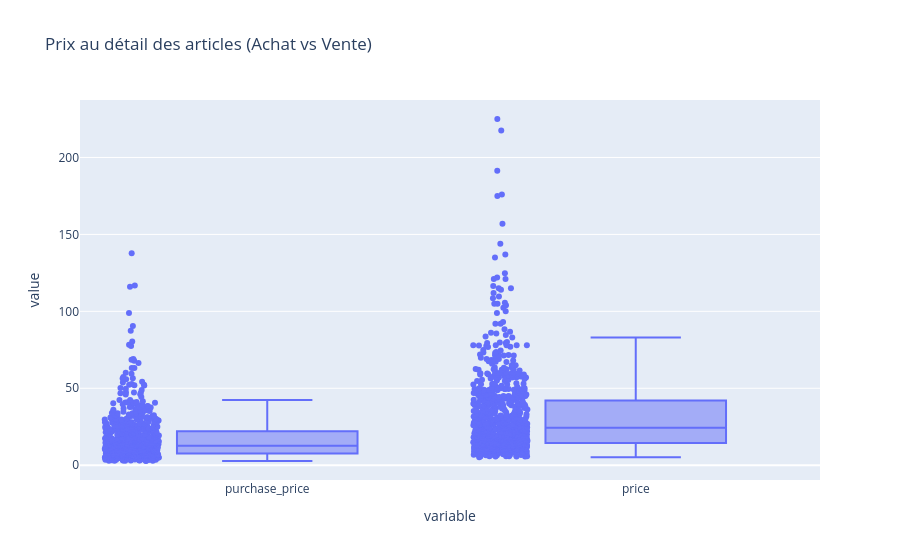

This figure's notebook cell:
### Code cell
fig_tot_ex = px.box(total_df, y=["purchase_price", "price"], 
             points="all",  # Mostra tutti i punti accanto alla scatola
             title="Prix au détail des articles (Achat vs Vente)")
fig_tot_ex.show()

### Figure 1 — Plotly figure (JSON) as saved in the notebook; plotly's stock layout.template omitted (floating-point values rounded to 4 significant figures; data arrays with more than 128 entries replaced by an {"elided": "..."} marker saying what was removed)
{"data": [{"alignmentgroup": "True", "boxpoints": "all", "hovertemplate": "variable=%{x}<br>value=%{y}<extra></extra>", "legendgroup": "", "marker": {"color": "#636efa"}, "name": "", "notched": false, "offsetgroup": "", "orientation": "v", "showlegend": false, "type": "box", "x": {"elided": "1650 str values"}, "x0": " ", "xaxis": "x", "y": {"elided": "1650 float values"}, "y0": " ", "yaxis": "y"}], "layout": {"boxmode": "group", "legend": {"tracegroupgap": 0}, "title": {"text": "Prix au détail des articles (Achat vs Vente)"}, "xaxis": {"anchor": "y", "domain": [0, 1], "title": {"text": "variable"}}, "yaxis": {"anchor": "x", "domain": [0, 1], "title": {"text": "value"}}}}
